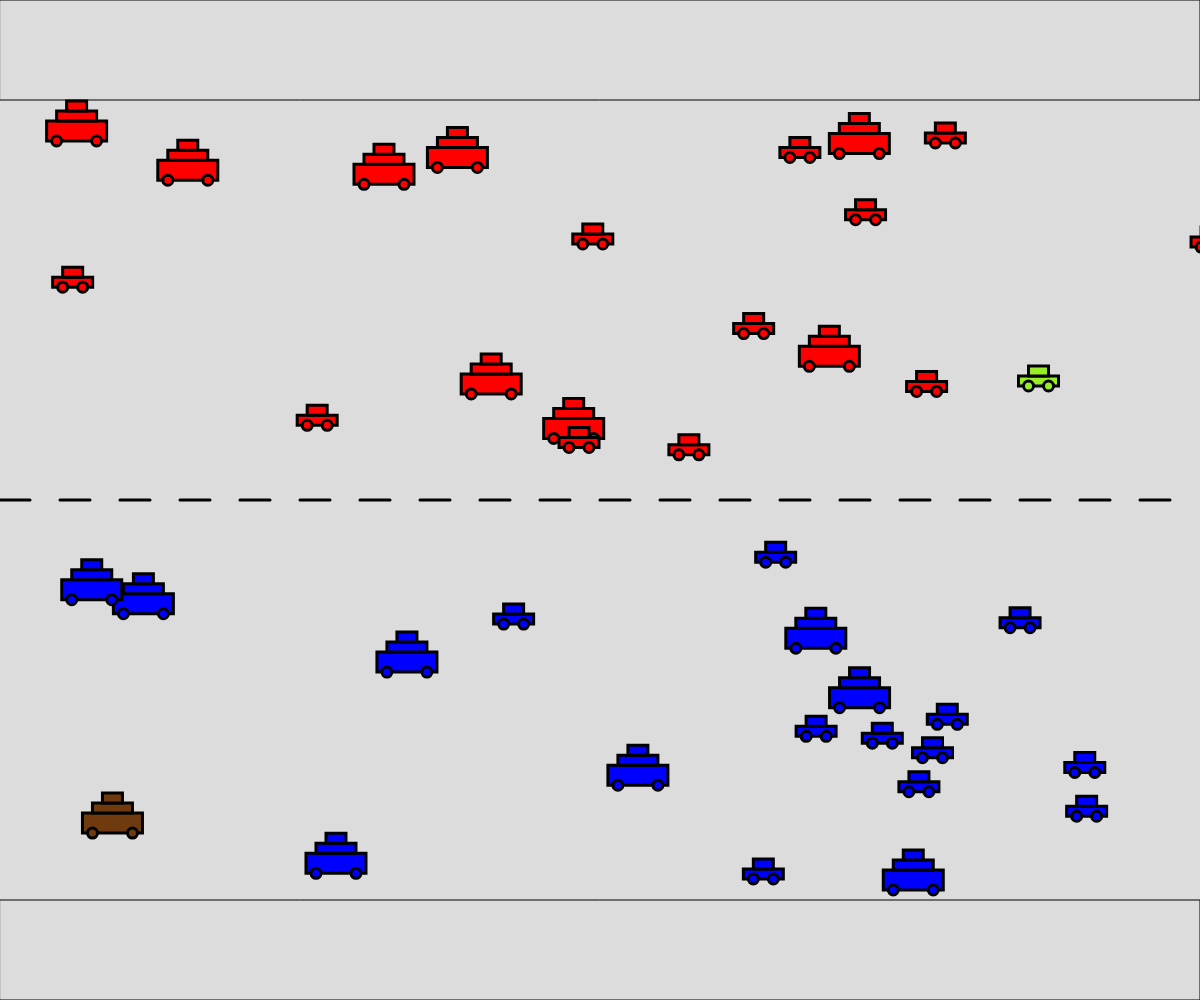
Frame 1 (no input)
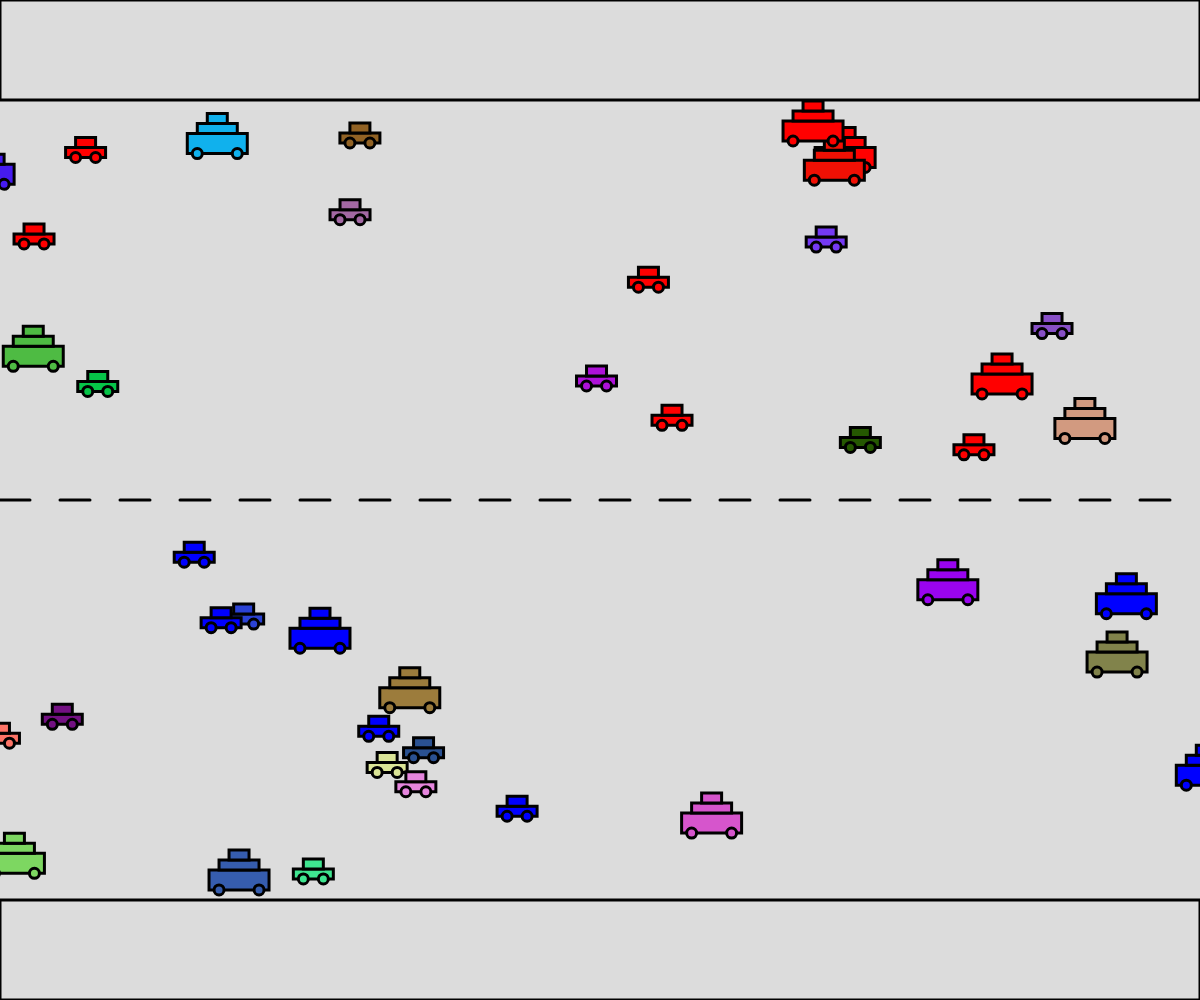
Frame 60 (no input)
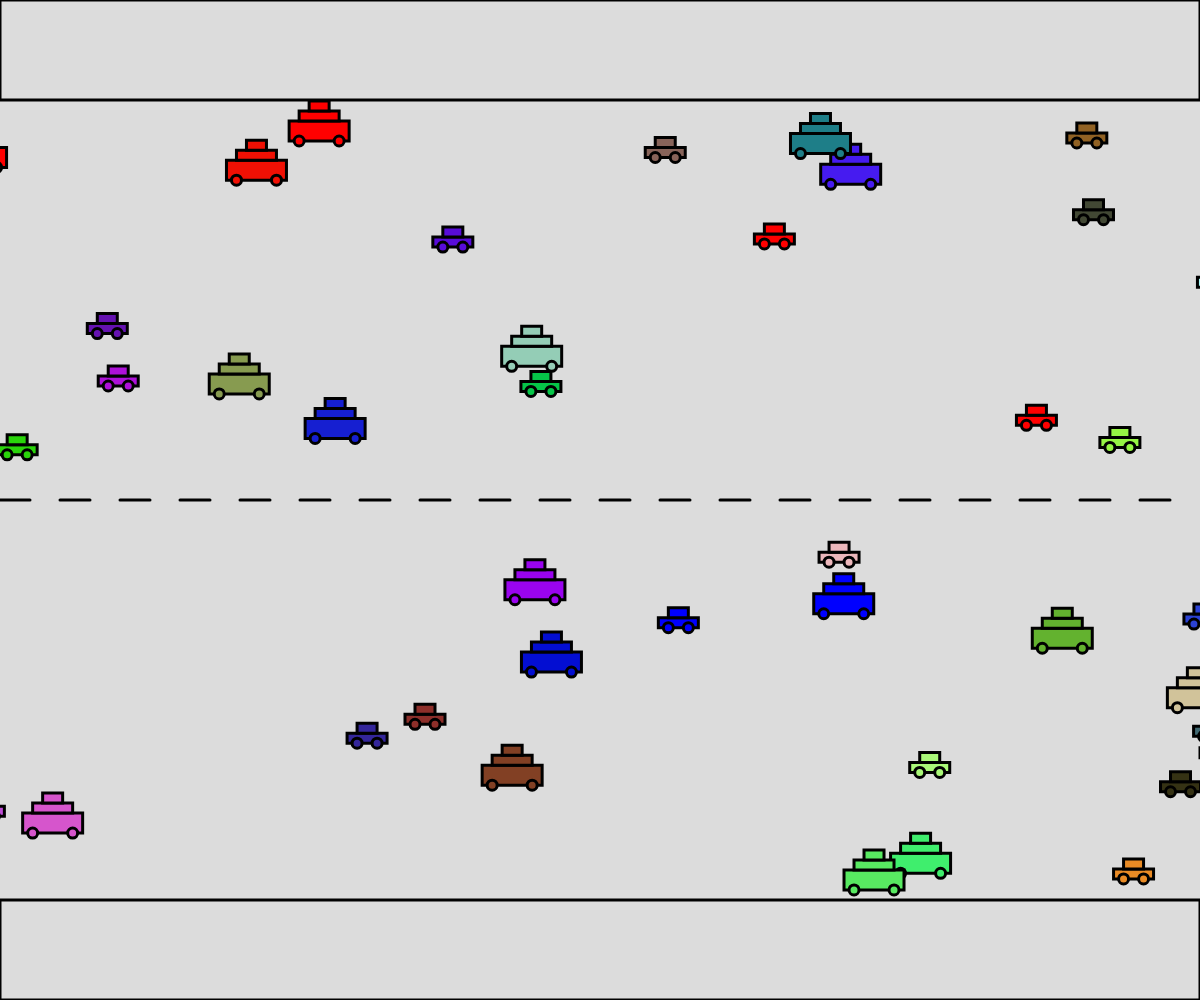
Frame 120 (the mouse pressed at the canvas centre since frame 60)

The p5.js sketch that drew these frames (run headless with seeded random() and noise() and a simulated clock; from frame 60 on, the mouse is pressed at the canvas centre):

// p5.js sketch
// ── sketch.js
// Cars Cars Cars
// Dilpreet 
// 18 April, 2024
//
// Extra for Experts:
// We will use functions like mouse pressed, setup , draw to define arrays and we will pouplate arrays with class functions.


let eastbound = [];
let westbound = [];
let roadWidth = 100;

function setup() {
  createCanvas(windowWidth, windowHeight);
  
  // Populate eastbound and westbound array
  for (let i = 0; i < 20; i++) {
    let yPos = random(100, height/2 - 20);
    eastbound.push(new Vehicle(Math.round(random(0,1)), color(255, 0, 0), random(width), yPos, 1, random(3, 15)));
  }
  
  for (let i = 0; i < 20; i++) {
    let yPos = random(height/2 + 20, height - 140 );
    westbound.push(new Vehicle(Math.round(random(0,1)), color(0, 0, 255), random(width), yPos, 0, random(-15, -3)));
  }
}

function draw() {
  background(220);
  drawRoad();
  
  // Process eastbound and westbound vehicles
  for (let vehicle of eastbound) {
    vehicle.action();
  }

  for (let vehicle of westbound) {
    vehicle.action();
  }
}

function drawRoad() {
  // Draw road
  fill(220);
  rect(0, 0, width, roadWidth);
  rect(0, height - roadWidth, width, roadWidth);
  
  // Draw dividing line
  stroke(0);
  strokeWeight(3);
  let x = 0;
  while (x < width) {
    line(x, height/2, x+30, height/2);
    x += 60;
  }
}

class Vehicle {
  //All the functions of the Vehicle
  constructor(type, color, x, y, direction, xSpeed) {
    this.type = type;
    this.color = color;
    this.x = x;
    this.y = y;
    this.direction = direction;
    this.xSpeed = xSpeed;
  }
  
  display() {
    fill(this.color);
    if (this.type === 0) {
      rect(this.x, this.y + 10, 40, 10);
      rect(this.x + 10, this.y, 20, 10);
      ellipse(this.x + 10, this.y + 20, 10, 10);
      ellipse(this.x + 30, this.y + 20, 10, 10);
    } 
    else {
      rect(this.x, this.y + 10, 60, 20);
      rect(this.x + 10, this.y, 40, 10);
      rect(this.x + 20, this.y - 10, 20, 10);
      ellipse(this.x + 10, this.y + 30, 10, 10);
      ellipse(this.x + 50, this.y + 30, 10, 10);
    }
  }
  
  move() {
    this.x += this.xSpeed;
    if (this.x > width && this.direction === 1) {
      this.x = -60;
    } 
    else if (this.x < -60 && this.direction === 0) {
      this.x = width;
    }
  }
  
  speedUp() {
    this.xSpeed = constrain(this.xSpeed + 0.5, -15, 15);
  }
  
  speedDown() {
    this.xSpeed = constrain(this.xSpeed - 0.5, -15, 15);
  }
  
  changeColor() {
    this.color = color(random(255), random(255), random(255));
  }
  
  action() {
    this.move();
    if (random(100) < 1) {
      this.speedUp();
    }
    if (random(100) < 1) {
      this.speedDown();
    }
    if (random(100) < 1) {
      this.changeColor();
    }
    this.display();
  }
}

function mouseClicked() {
  //To run with mouse functiona dn populate arrays with more cars accordingly
  if (mouseButton === LEFT) {
    if (keyIsDown(SHIFT)) {
      let yPos = random(height/2 + 20, height - 140 );
      westbound.push(new Vehicle(Math.round(random(0,1)), color(0, 0, 255), random(width), yPos, 0, random(-15, -3)));
    } 
    else {
      let yPos = random(100, height/2 - 20);
      eastbound.push(new Vehicle (Math.round(random(0,1)), color(255, 0, 0), random(width), yPos, 1, random(3, 15)));
    }
  }
}
